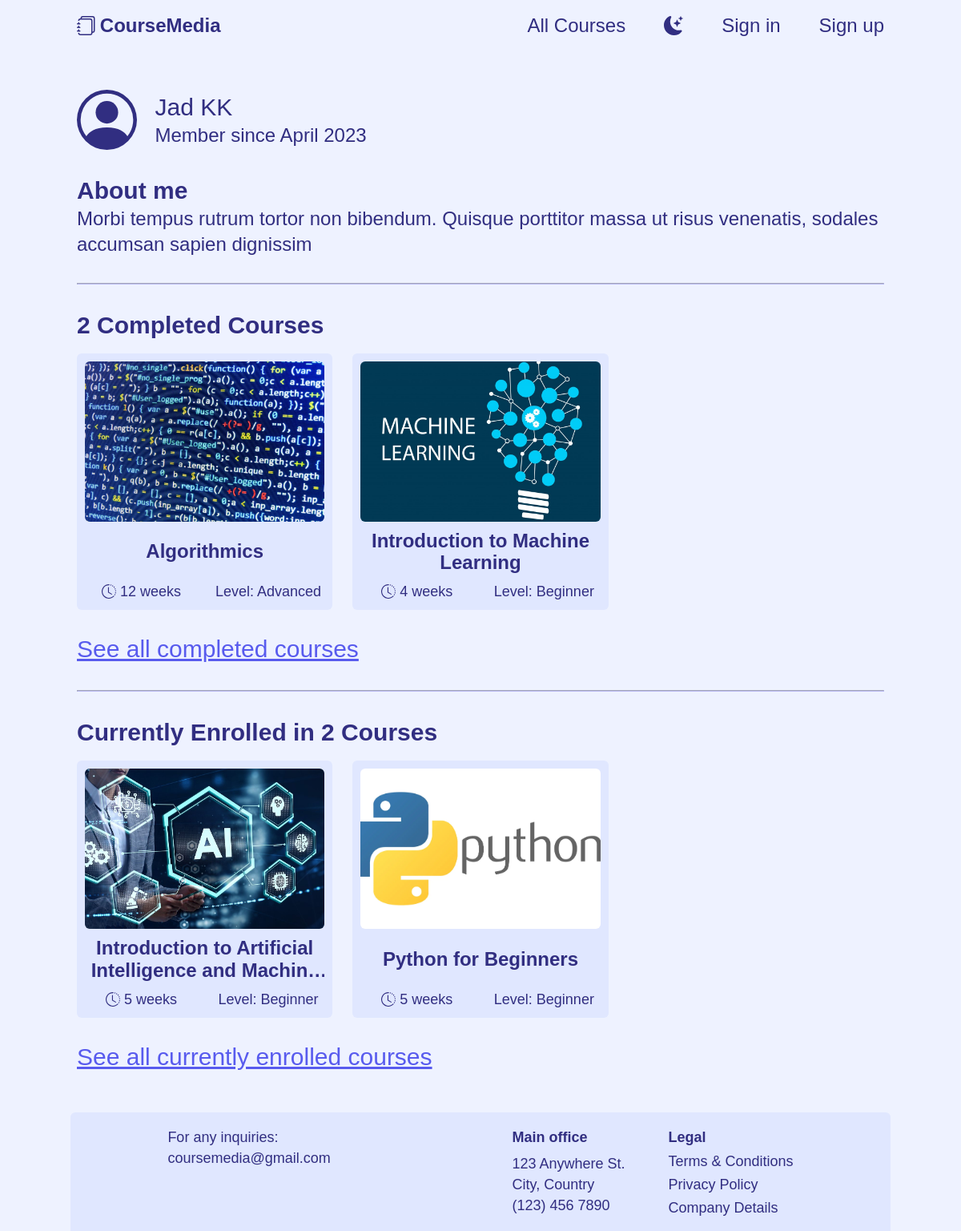
/profile/6, run on an earlier commit of the app's database.
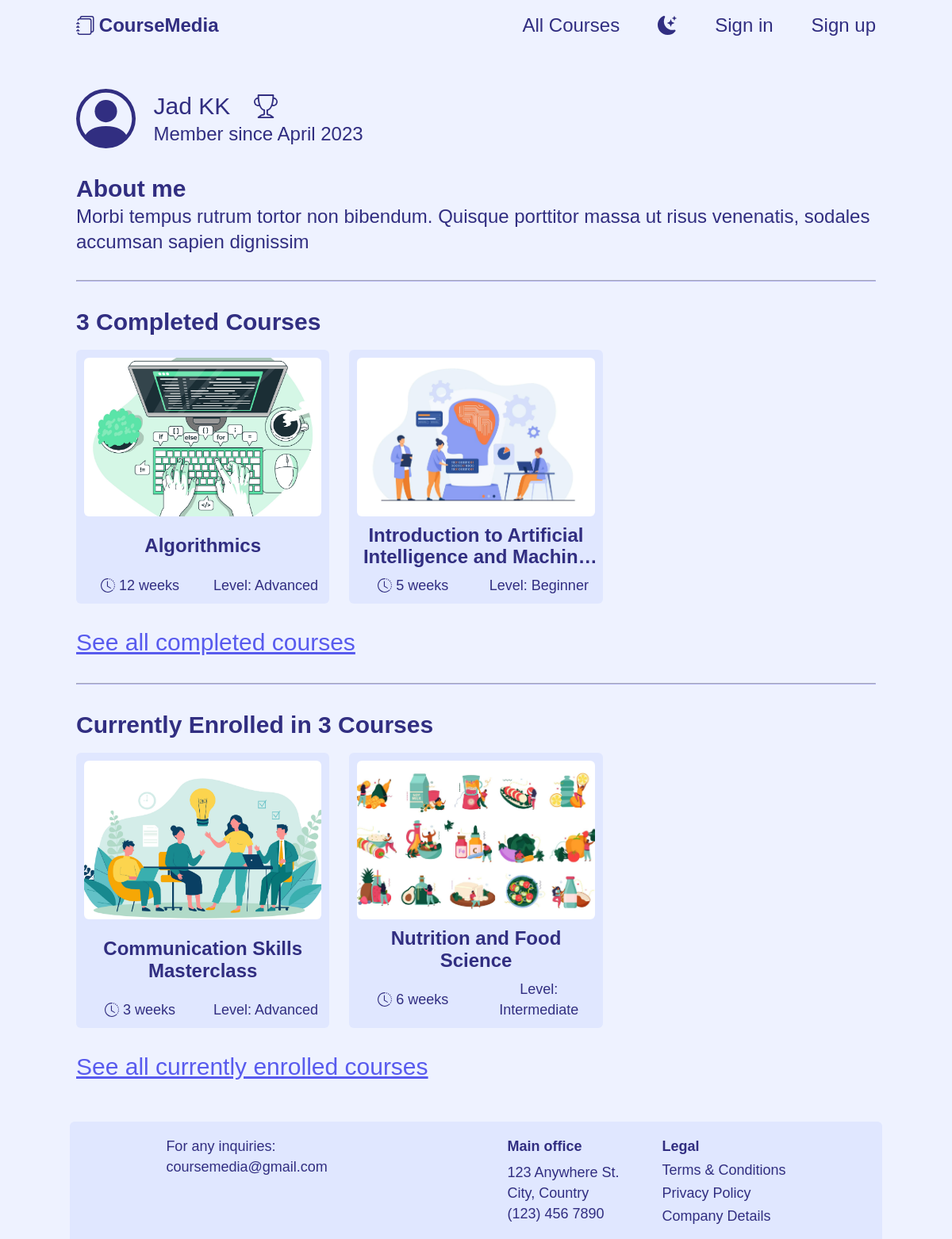
And on a later commit of the database.
### courses_platform/models.py (models this page shows, shortened)
class Course(models.Model):
    ART_AND_CULTURE = 1
    COMMUNICATION = 2
    COMPUTER_SCIENCE = 3
    DESIGN = 4
    FOOD_AND_NUTRITION = 5
    LANGUAGE = 6
    MATH = 7
    SCIENCE = 8
    CATEGORY_CHOICES = [
        (ART_AND_CULTURE, "Art & Culture"),
        (COMMUNICATION, "Communication"),
        (COMPUTER_SCIENCE, "Computer Science"),
        (DESIGN, "Design"),
        (FOOD_AND_NUTRITION, "Food & Nutrition"),
        (LANGUAGE, "Language"),
        (MATH, "Math"),
        (SCIENCE, "Science"),
    ]
    ENGLISH = 1
    FRENCH = 2
    SPANISH = 3
    LANGUAGE_CHOICES = [
        (ENGLISH, "English"),
        (FRENCH, "French"),
        (SPANISH, "Spanish")
    ]
    BEGINNER = 1
    INTERMEDIATE = 2
    ADVANCED = 3
    LEVEL_CHOICES = [
        (BEGINNER, "Beginner"),
        (INTERMEDIATE, "Intermediate"),
        (ADVANCED, "Advanced")
    ]
    instructor = models.ForeignKey(
        "User", on_delete=models.CASCADE, related_name="courses_taught")
    title = models.CharField(max_length=80, validators=[
                             MinLengthValidator(10), MaxLengthValidator(80)])
    image = models.ImageField(
        upload_to="courses_images/", null=True, blank=True)
    category = models.PositiveSmallIntegerField(choices=CATEGORY_CHOICES)
    short_description = models.TextField(max_length=200, validators=[
                                         MinLengthValidator(50), MaxLengthValidator(200)])
    duration = models.PositiveSmallIntegerField(
        validators=[MinValueValidator(2), MaxValueValidator(24)])
    long_description = models.TextField(
        max_length=2000, validators=[MinLengthValidator(200), MaxLengthValidator(2000)])
    language = models.PositiveSmallIntegerField(choices=LANGUAGE_CHOICES)
    level = models.PositiveSmallIntegerField(choices=LEVEL_CHOICES)
    prerequisite = models.ForeignKey(
        "self", on_delete=models.SET_NULL, null=True, blank=True)
    certificate = models.BooleanField()
    passing_grade = models.PositiveSmallIntegerField(
        validators=[MinValueValidator(50), MaxValueValidator(100)])
    passers = models.ManyToManyField(
        "User", blank=True, related_name="courses_passed")
    creation_date = models.DateField(auto_now_add=True)

### courses_platform/views.py (the view, shortened to what this page needs)
# urls.py: path("profile/<int:user_id>", views.user_profile, name="user_profile"),
def user_profile(request, user_id):
    try:
        current_user = User.objects.get(id=user_id)
    except User.DoesNotExist:
        messages.error(request, "Invalid user id")
        return HttpResponseRedirect(reverse("index"))
    if current_user.role == User.STUDENT:
        passed_courses = current_user.courses_passed.all().order_by("title")
        enrolled_not_passed_courses = []
        enrolled_courses = current_user.enrolled_courses.all().order_by("title")
        for course in enrolled_courses:
            if course not in current_user.courses_passed.all():
                enrolled_not_passed_courses.append(course)
        return render(request, "courses_platform/student_profile.html", {
            "current_user": current_user,
            "passed_courses": passed_courses,
            "enrolled_not_passed_courses": enrolled_not_passed_courses
        })
    else:
        messages.error(request, "An error occured")
        return HttpResponseRedirect(reverse("index"))

### courses_platform/templates/courses_platform/student_profile.html (shortened to what this page needs)
{% extends "courses_platform/user_profile_layout.html" %}
{% load static %}
{% block followingLink %}
    <link href="{% static 'courses_platform/pages/student_profile.css' %}" rel="stylesheet">
{% endblock %}
{% block followingBody %}
    <section class="s-profile__courses-section">
        {% if passed_courses|length == 0 %}
            <h2 class="profile__h2">No Completed Courses Yet</h2>
        {% else %}
            <h2 class="profile__h2">{{passed_courses|length}} Completed Courses</h2>
            <div class="course-card__cards-grid-wrapper s-profile__courses-cards" style="display: none;">
                <div class="course-card__cards-grid">
                {% for course in passed_courses|slice:":2" %}
                    <a href="{% url 'course_page' course.id %}" class="course-card__card-anchor">
                        <div class="course-card__card">
                        {% if not course.image %}
                            <img class="course-card__card-img" src="/media/courses_images/default_img.jpg" alt="Course's image">
                        {% else %}
                            <img class="course-card__card-img" src="{{ course.image.url }}" alt="Course's image">
                        {% endif %}
                            <div class="course-card__card-title">{{ course.title }}</div>
                            <div class="course-card__card-description">
                            <div class="course-card__card-duration">
                                <span>{{ course.duration }} weeks</span>
                            </div>
                            <div class="course-card__card-level">Level: {{ course.get_level_display }}</div>
                            </div>
                        </div>
                    </a>
                {% endfor %}
                </div>
            </div>
            <a class="s-profile__a" href="{% url 'completed_courses' current_user.id %}">See all completed courses</a>
        {% endif %}
    </section>
    <hr class="profile__hr">
    <section class="s-profile__courses-section">
        {% if enrolled_not_passed_courses|length == 0 %}
            <h2 class="profile__h2">No Enrolled Courses Yet</h2>
        {% else %}
            <h2 class="profile__h2">Currently Enrolled in {{ enrolled_not_passed_courses|length }} Courses</h2>
            <div class="course-card__cards-grid-wrapper s-profile__courses-cards" style="display: none;">
                <div class="course-card__cards-grid">
                {% for course in enrolled_not_passed_courses|slice:":2" %}
                    <a href="{% url 'course_page' course.id %}" class="course-card__card-anchor">
                        <div class="course-card__card">
                        {% if not course.image %}
                            <img class="course-card__card-img" src="/media/courses_images/default_img.jpg" alt="Course's image">
                        {% else %}
                            <img class="course-card__card-img" src="{{ course.image.url }}" alt="Course's image">
                        {% endif %}
                            <div class="course-card__card-title">{{ course.title }}</div>
                            <div class="course-card__card-description">
                            <div class="course-card__card-duration">
                                <span>{{ course.duration }} weeks</span>
                            </div>
                            <div class="course-card__card-level">Level: {{ course.get_level_display }}</div>
                            </div>
                        </div>
                    </a>
                {% endfor %}
                </div>
            </div>
            <a class="s-profile__a" href="{% url 'enrolled_courses' current_user.id %}">See all currently enrolled courses</a>
            {% endif %}
    </section>
{% endblock %}

### courses_platform/templates/courses_platform/user_profile_layout.html (shortened to what this page needs)
{% extends "courses_platform/layout.html" %}
{% load static %}
{% block link %}
    <link href="{% static 'courses_platform/components/course-cards.css' %}" rel="stylesheet">
    <link href="{% static 'courses_platform/components/user_profile_layout.css' %}" rel="stylesheet">
    {% block followingLink %}
    {% endblock %}
{% endblock %}
{% block body %}
    <div class="my-container profile__cont">
        <section class="profile__first-section">
            <div class="profile__icon-descrip-cont">
                <svg class="profile__profile-icon" xmlns="http://www.w3.org/2000/svg" fill="currentColor" viewBox="0 0 16 16">
                    <path d="M11 6a3 3 0 1 1-6 0 3 3 0 0 1 6 0z"/>
                    <path fill-rule="evenodd" d="M0 8a8 8 0 1 1 16 0A8 8 0 0 1 0 8zm8-7a7 7 0 0 0-5.468 11.37C3.242 11.226 4.805 10 8 10s4.757 1.225 5.468 2.37A7 7 0 0 0 8 1z"/>
                </svg>
                <div class="profile__descrip-cont">
                    <div class="profile__name-cont">
                        <div>{{current_user.first_name}} {{current_user.last_name}}</div>
                        {% if current_user.role == current_user.STUDENT and current_user.courses_passed.count > 2 %}
                        <div class="profile__reward-icon-cont" title="This is granted for completing 2+ courses">
                        </div>
                        {% endif %}
                    </div>
                    <div class="profile__desc-txt">
                        {% if current_user.role == current_user.STUDENT %}
                            Member since {{current_user.date_joined|date:"F Y"}}
                        {% else %}
                            {{current_user.instructor_title}}
                        {% endif %}
                    </div>
                </div>
            </div>
        </section>
        <section class="profile__about-cont">
            <h2 class="profile__h2">About me</h2>
            <p class="profile__p">{{current_user.about}}</p>
        </section>
        <hr class="profile__hr">
        {% block followingBody %}
        {% endblock %}
    </div>
{% endblock %}

What changed in the data, as far as the page shows it:
no longer on this page (row edited): Course: image (picture), title "Introduction to Machine Learning", duration "4", level "Beginner", shown under "2 Completed Courses"
no longer on this page (row unchanged): Course: image (picture), title "Python for Beginners", duration "5", level "Beginner", shown under "Currently Enrolled in 2 Courses"
changed Course "Algorithmics": image: a different picture
changed Course "Beginner": moves from the list under "Currently Enrolled in 2 Courses" to the list under "3 Completed Courses"
now on this page (row unchanged): Course: image (picture), title "Communication Skills Masterclass", duration "3", level "Advanced", shown under "Currently Enrolled in 3 Courses"
now on this page (row edited): Course: image (picture), title "Nutrition and Food Science", duration "6", level "Intermediate", shown under "Currently Enrolled in 3 Courses"
Also different on the page:
{{ passed_courses|length }}: "2" → "3"
{{ enrolled_not_passed_courses|length }}: "2" → "3"
